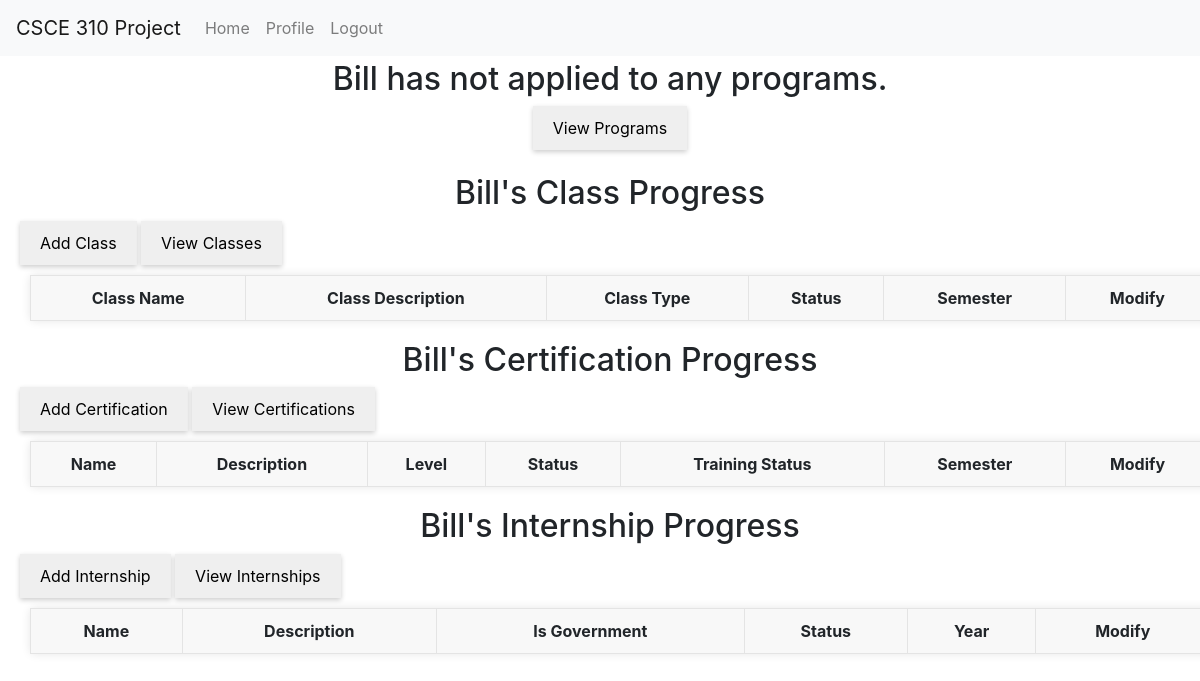
The page /progress/view_progress/3 (signed in) on the database as committed earlier.
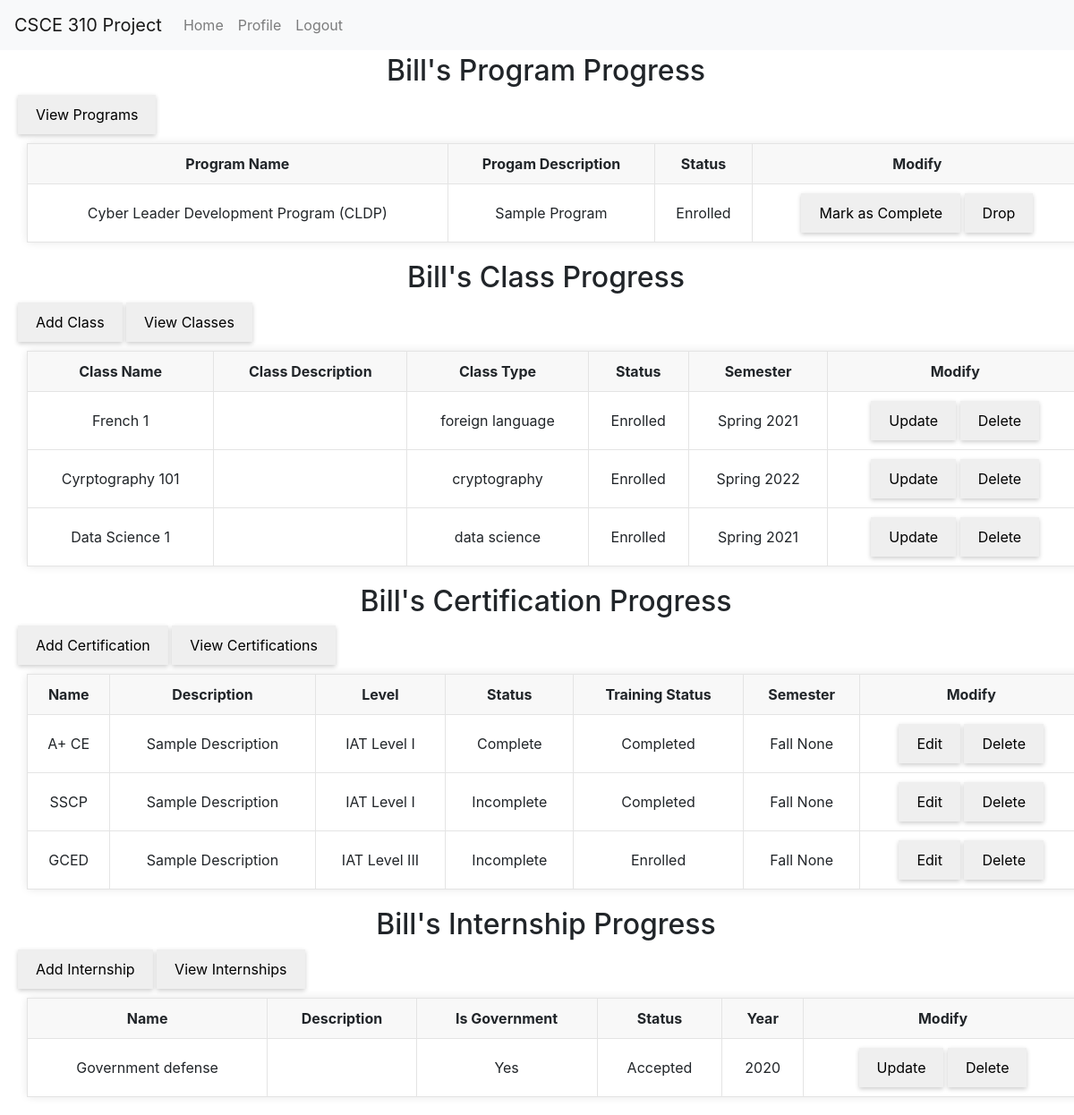
The same page on the database as committed later.
### tables this page shows
CREATE TABLE Users (
                    UIN INTEGER PRIMARY KEY,
                    First_Name TEXT NOT NULL,
                    M_Initial TEXT,
                    Last_Name TEXT NOT NULL,
                    Username TEXT UNIQUE NOT NULL,
                    Password TEXT NOT NULL,
                    User_Type TEXT NOT NULL,
                    Email TEXT UNIQUE NOT NULL,
                    Discord_Name TEXT NOT NULL,
                    Archived INTEGER NOT NULL
                    );

CREATE TABLE Application (
                    app_num INTEGER PRIMARY KEY AUTOINCREMENT,
                    program_num INTEGER,
                    UIN INTEGER,
                    uncom_cert TEXT,
                    com_cert TEXT,
                    purpose_statement TEXT,
                    FOREIGN KEY(program_num) REFERENCES Programs(program_num),
                    FOREIGN KEY(UIN) REFERENCES College_students(UIN)
                    );

CREATE TABLE Programs (
                    program_num INTEGER PRIMARY KEY AUTOINCREMENT,
                    name TEXT,
                    description TEXT,
                    archived INTEGER
                    );

CREATE TABLE Class_Enrollment (
                    CE_Num INTEGER PRIMARY KEY AUTOINCREMENT,
                    UIN INTEGER,
                    Class_ID INTEGER,
                    Status VARCHAR, 
                    Semester VARCHAR,
                    Year YEAR,
                    FOREIGN KEY(UIN) REFERENCES College_students(UIN),
                    FOREIGN KEY(Class_ID) REFERENCES Classes(Class_ID)
                    );

CREATE TABLE Classes (
                    Class_ID INTEGER PRIMARY KEY AUTOINCREMENT,
                    Name VARCHAR,
                    Description VARCHAR,
                    Type VARCHAR
                    );

CREATE TABLE Cert_Enrollment (
                    CertE_Num INTEGER PRIMARY KEY AUTOINCREMENT,
                    UIN INTEGER,
                    Cert_ID INTEGER,
                    Program_Num INTEGER,
                    Status VARCHAR, 
                    Training_Status VARCHAR,
                    Semester VARCHAR,
                    Year YEAR,
                    FOREIGN KEY(UIN) REFERENCES College_students(UIN),
                    FOREIGN KEY(Cert_ID) REFERENCES Certification(Cert_ID),
                    FOREIGN KEY(Program_Num) REFERENCES Programs(program_Num)
                    );

CREATE TABLE Certification (
                    Cert_ID INTEGER PRIMARY KEY AUTOINCREMENT,
                    Name VARCHAR,
                    Description VARCHAR,
                    Level VARCHAR
                    );

CREATE TABLE Intern_App (
                    IA_Num INTEGER PRIMARY KEY AUTOINCREMENT,
                    UIN INTEGER,
                    Intern_ID INTEGER,
                    Status VARCHAR, 
                    Year YEAR,
                    FOREIGN KEY(UIN) REFERENCES College_students(UIN),
                    FOREIGN KEY(Intern_ID) REFERENCES Internship(Intern_ID)
                    );

CREATE TABLE Internship (
                    Intern_ID INTEGER PRIMARY KEY AUTOINCREMENT,
                    Name VARCHAR,
                    Description VARCHAR,
                    Is_Gov BINARY
                    );

### routes/progress.py (the view)
@progress_bp.route('/view_progress/<int:UIN>', methods=['GET'])
@login_required
def view_progress(UIN):
    if current_user.user_type != "admin":
        return jsonify({"Erorr" : "Access Denied"})
    conn = get_db_connection()
    programs = get_all_programs_by_user(conn, UIN)
    classes = get_all_classes_by_user(conn, UIN)
    interns = get_all_interns_by_user(conn, UIN)
    certs = get_user_enrolled_certs(conn, UIN)
    name = conn.execute('SELECT First_Name FROM Users WHERE UIN=?', (UIN,)).fetchone()
    conn.close()
    return render_template("admin/admin_program_progress.html", programs=programs, classes=classes, interns=interns, certs=certs, name=name['First_Name'])

### app.py (called while the page is built)
@login_manager.user_loader
def load_user(UIN):
    return User(UIN)

### db.py (called while the page is built)
def get_db_connection():
    conn = sqlite3.connect('database.db')
    conn.row_factory = sqlite3.Row
    return conn

### routes/cert.py (called while the page is built)
def get_user_enrolled_certs(conn, UIN):
    return conn.execute('SELECT * FROM View_CertEnrollmentDetails WHERE UIN=?', (UIN, )).fetchall()

### routes/classes.py (called while the page is built)
def get_all_classes_by_user(conn, UIN):
    return conn.execute('SELECT * FROM View_ClassEnrollmentDetails where UIN = ?', (UIN,)).fetchall()

### routes/intern.py (called while the page is built)
def get_all_interns_by_user(conn, UIN):
    return conn.execute('SELECT * FROM View_InternAppDetails where UIN = ?', (UIN,)).fetchall()

### util/Programs.py (called while the page is built)
def get_all_programs_by_user(conn, UIN):
  return conn.execute('SELECT * FROM View_ApplicationDetails WHERE UIN = ?', (UIN,)).fetchall()

### util/Users.py (called while the page is built)
def get_user(conn, UIN):
    query_result = conn.execute("SELECT * FROM View_CollegeStudentDetails WHERE UIN = ?", (UIN,)).fetchone()
    user_info = {}
    if not query_result:
        return user_info
    for column_name in query_result.keys():
        user_info[column_name] = query_result[column_name]
    return user_info

### templates/admin/admin_program_progress.html (shortened to what the changed rows need)
<!DOCTYPE html>
<html lang="en">
	<head>
		<link rel="stylesheet" href="../../static/general.css" />
		<link rel="stylesheet" href="../../static/admin_home.css" />
		<link
			rel="stylesheet"
			href="https://stackpath.bootstrapcdn.com/bootstrap/4.3.1/css/bootstrap.min.css"
		/>
	</head>
	<body>
		<div>
      {% if programs %}
        <h2>{{name}}'s Program Progress</h2>
        <a href="{{ url_for('admin_bp.view_all_programs') }}">
          <button>View Programs</button>
        </a>
        <table id="programsTable">
          <tr>
            <th>Program Name</th>
            <th>Progam Description</th>
            <th>Status</th>
            <th>Modify</th>
          </tr>
          {% for program in programs %}
            {% if not program.archived %}
              <tr>
                <td>{{ program.name }}</td>
                <td>{{ program.description }}</td>
                <td>{% if program.status is not none %} {{ program.status }} {% else %} Applied {% endif %}</td>
                <td>
                  {% if not program.status %}
                    <button onclick="acceptOrRejectRecord({{program.UIN}}, {{program.program_num}}, 1)">Accept</button>
                    <button onclick="acceptOrRejectRecord({{program.UIN}}, {{program.program_num}}, 0)">Reject</button>
                  {% elif program.status == "Enrolled" %}
                    <button onclick="updateProgramProgress({{program.UIN}}, {{program.program_num}}, 'Completed')">Mark as Complete</button>
                    <button onclick="updateProgramProgress({{program.UIN}}, {{program.program_num}}, 'Dropped')">Drop</button>
                  {% elif program.status == "Rejected" %}
                    <button onclick="updateProgramProgress({{program.UIN}}, {{program.program_num}}, 'Enrolled')" >Rescind Rejection</button>
                  {% elif program.status == "Completed" %}
                    <button onclick="updateProgramProgress({{program.UIN}}, {{program.program_num}}, 'Enrolled')"  >Mark as Incomplete</button>
                  {% elif program.status == "Dropped" %}
                    <button onclick="updateProgramProgress({{program.UIN}}, {{program.program_num}}, 'Enrolled')"  >Enroll</button>
                  {% endif %}
                </td>
              </tr>
            {% endif %}
          {% endfor %}
        </table>
      {% else %}
        <h2>{{name}} has not applied to any programs.</h2>
        <div class="button-container">
          <a href="{{ url_for('admin_bp.view_all_programs') }}">
            <button>View Programs</button>
          </a>
        </div>
        <br>
      {% endif %}
    </div>
    <div>
      <h2>{{name}}'s Class Progress</h2>
      <div>
        <a href="{{ url_for('classes_bp.add_classes', UIN=request.view_args['UIN']) }}">
        </a>
        <a href="{{ url_for('classes_bp.view_all_classes') }}">
        </a>
      </div>
      <table id="classesTable">
        <tr>
          <th>Class Name</th>
          <th>Class Description</th>
          <th>Class Type</th>
          <th>Status</th>
          <th>Semester</th>
          <th>Modify</th>
        </tr>
        {% for class in classes %}
        <tr>
          <td>{{ class.Name }}</td>
          <td>{{ class.Description }}</td>
          <td>{{ class.type }}</td>
          <td>{{ class.status }}</td>
          <td>{{ class.semester}} {{class.year }}</td>
          <td>
            <a href="{{ url_for('classes_bp.update_class', Class_ID=class.Class_ID, UIN=request.view_args['UIN']) }}">
              <button>Update</button>
            </a>
            <button onclick="deleteClass({{class.Class_ID}}, {{request.view_args['UIN']}})">Delete</button>
          </td>
        </tr>
        {% endfor %}
      </table>
    </div>
    <div>
      <h2>{{name}}'s Certification Progress</h2>
      <div>
        <a href="{{ url_for('cert_bp.add_cert', UIN=request.view_args['UIN']) }}">
        </a>
        <a href="{{ url_for('cert_bp.view_cert', UIN=request.view_args['UIN']) }}">
        </a>
      </div>
      <table id="certsTable">
        <tr>
          <th>Name</th>
          <th>Description</th>
          <th>Level</th>
          <th>Status</th>
          <th>Training Status</th>
          <th>Semester</th>
          <th>Modify</th>
        </tr>
        {% for cert in certs %}
        <tr>
          <td>{{ cert.Name }}</td>
          <td>{{ cert.Description }}</td>
          <td>{{ cert.Level }}</td>
          <td>{{ cert.Status }}</td>
          <td>{{ cert.Training_Status }}</td>
          <td>{{ cert.Semester}} {{cert.Year }}</td>
          <td>
              <a href="{{url_for('cert_bp.update_cert_enrollment', Cert_ID=cert.Cert_ID, UIN=request.view_args['UIN'])}}">
                  <button>Edit</button>
              </a>
              <button onclick="deleteCert({{cert.Cert_ID}}, {{request.view_args['UIN']}})">Delete</button>
          </td>
        </tr>
        {% endfor %}
      </table>
    </div>
    <div>
      <h2>{{name}}'s Internship Progress</h2>
      <div>
        <a href="{{ url_for('intern_bp.add_internship', UIN=request.view_args['UIN']) }}">
        </a>
        <a href="{{ url_for('intern_bp.view_all_internships') }}">
        </a>
      </div>
      <table id="classesTable">
        <tr>
          <th>Name</th>
          <th>Description</th>
          <th>Is Government</th>
          <th>Status</th>
          <th>Year</th>
          <th>Modify</th>
        </tr>
        {% for intern in interns %}
        <tr>
          <td>{{intern.name}}</td>
          <td>{{intern.description}}</td>
          <td>{{intern.is_gov}}</td>
          <td>{{intern.status}}</td>
          <td>{{intern.year}}</td>
          <td>
            <a href="{{ url_for('intern_bp.update_intern', Intern_ID=intern.Intern_ID, UIN=request.view_args['UIN']) }}">
              <button>Update</button>
            </a>
            <button onclick="deleteIntern({{intern.Intern_ID}}, {{request.view_args['UIN']}})">Delete</button>
          </td>
        </tr>
        {% endfor %}
      </table>
    </div>
    </body>
    </html>

Rows that differ between the two databases and show on the page:
added Application: name "Cyber Leader Development Program (CLDP)", description "Sample Program", status "Enrolled"
added Class_Enrollment: Name "French 1", type "foreign language", status "Enrolled", semester "Spring", year "2021"
added Class_Enrollment: Name "Cyrptography 101", type "cryptography", status "Enrolled", semester "Spring", year "2022"
added Class_Enrollment: Name "Data Science 1", type "data science", status "Enrolled", semester "Spring", year "2021"
added Cert_Enrollment: Name "A+ CE", Description "Sample Description", Level "IAT Level I", Status "Complete", Training_Status "Completed", Semester "Fall", Year "None"
added Cert_Enrollment: Name "SSCP", Description "Sample Description", Level "IAT Level I", Status "Incomplete", Training_Status "Completed", Semester "Fall", Year "None"
added Cert_Enrollment: Name "GCED", Description "Sample Description", Level "IAT Level III", Status "Incomplete", Training_Status "Enrolled", Semester "Fall", Year "None"
added Intern_App: name "Government defense", is_gov "Yes", status "Accepted", year "2020"
Other text that changed with them:
text no longer shown: "has not applied to any programs."
text now shown: "'s Program Progress Program Name Progam Description Status Modify"
